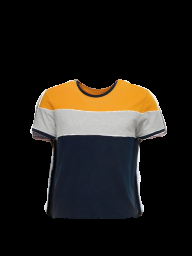
#> input picture cvcontour/6.png, 192 x 256 px
$ python canny_cv.py   (older library calls are emulated)
#> lines starting #> are read from the running program, lines starting #| are printed output that depends on the picture; after the words box and inside, x2 and y2 are one past the last pixel; in counts of white or black regions, pixels touching at a corner belong together
import cv2

src = cv2.imread("cvcontour/6.png", cv2.IMREAD_COLOR)
#> src is the input picture: shape (256, 192, 3); mean B, G, R 23.7, 28.2, 31.7
gray = cv2.cvtColor(src, cv2.COLOR_BGR2GRAY)
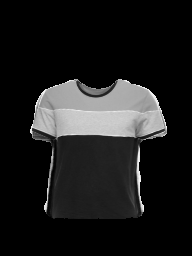
#> gray: shape (256, 192); min 0, max 249, mean 28.7

canny = cv2.Canny(src, 100, 255)
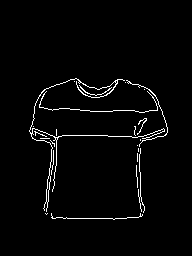
#> canny: shape (256, 192); 2.5% white in thin lines or dots, all inside (x1, y1, x2, y2) = (29, 78, 168, 220)
sobel = cv2.Sobel(gray, cv2.CV_8U, 1, 0, 3)
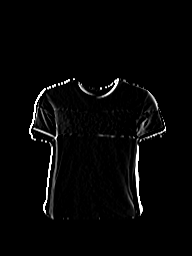
#> sobel: shape (256, 192); min 0, max 255, mean 5.9
laplacian = cv2.Laplacian(gray, cv2.CV_8U, ksize=3)
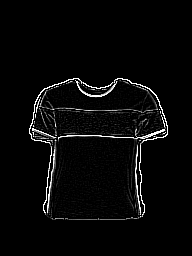
#> laplacian: shape (256, 192); min 0, max 255, mean 8.1

cv2.imshow("canny", canny)
cv2.imshow("sobel", sobel)
cv2.imshow("laplacian", laplacian)
cv2.waitKey(0)
cv2.destroyAllWindows()

$ run again, with cvcontour/2.png copied over cvcontour/6.png
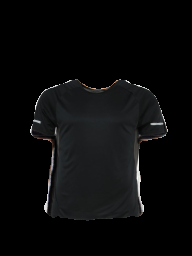
#> input picture cvcontour/2.png, 192 x 256 px
#> src is the input picture: shape (256, 192, 3); mean B, G, R 10.5, 10.2, 10
#> `canny = cv2.Canny(src, 100, 255)`:
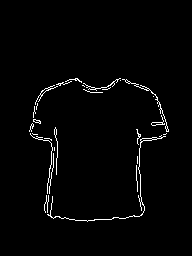
#> canny: shape (256, 192); 1.9% white in thin lines or dots, all inside (x1, y1, x2, y2) = (29, 78, 169, 222)
#> `laplacian = cv2.Laplacian(gray, cv2.CV_8U, ksize=3)`:
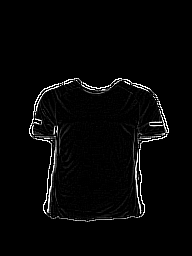
#> laplacian: shape (256, 192); min 0, max 255, mean 6.4

$ run again, with cvcontour/3.png copied over cvcontour/6.png
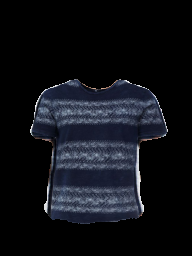
#> input picture cvcontour/3.png, 192 x 256 px
#> src is the input picture: shape (256, 192, 3); mean B, G, R 22.9, 17.5, 15.7
#> `canny = cv2.Canny(src, 100, 255)`:
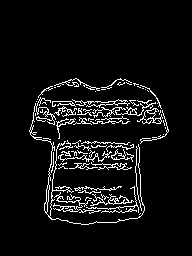
#> canny: shape (256, 192); 6.5% white in thin lines or dots, all inside (x1, y1, x2, y2) = (29, 78, 169, 225)
#> `laplacian = cv2.Laplacian(gray, cv2.CV_8U, ksize=3)`:
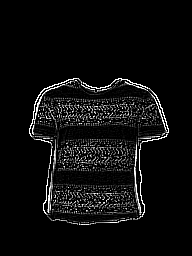
#> laplacian: shape (256, 192); min 0, max 255, mean 13.2
